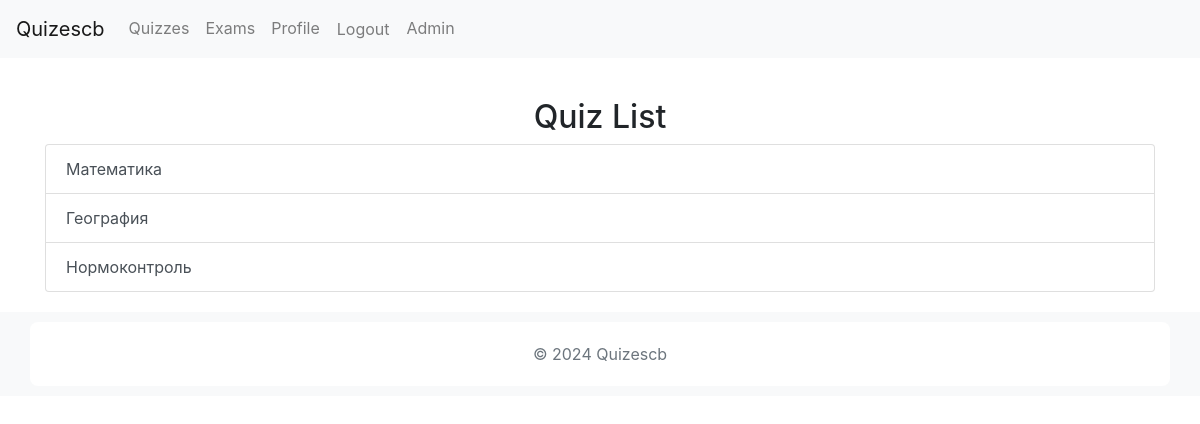
/quizzes/ (signed in), run on the app's committed database.
### quizzes/models.py (models this page shows, shortened)
class Quiz(models.Model):
    title = models.CharField(max_length=200)
    description = models.TextField()
    department = models.ForeignKey(Department, on_delete=models.CASCADE, null=True, blank=True)
    is_exam = models.BooleanField(default=False)  # Добавленное поле
    duration = models.IntegerField(default=10)  # Duration in minutes

### quizzes/views.py (the view)
# urls.py: path('', views.quiz_list, name='quiz_list'),
@login_required
def quiz_list(request):
    user = request.user
    try:
        user_profile = user.userprofile
        user_organization = user_profile.organization
        user_department = user_profile.department
    except UserProfile.DoesNotExist:
        messages.error(request, "Your profile is not set up correctly.")
        return redirect('profile')
    log_user_activity(user, "Viewed quiz list")
    if user_department:
        quiz_access = QuizAccess.objects.filter(organization=user_organization, department=user_department)
    else:
        quiz_access = QuizAccess.objects.filter(organization=user_organization, department__isnull=True)
    quizzes = Quiz.objects.filter(quizaccess__in=quiz_access).distinct()
    return render(request, 'quizzes/quiz_list.html', {'quizzes': quizzes})

### quizzes/views.py (called while the page is built)
def log_user_activity(user, activity):
    UserActivityLog.objects.create(user=user, activity=activity)

### quizzes/templates/quizzes/quiz_list.html
{% extends "quizzes/base.html" %}
{% block content %}
  <h2 class="text-center">Quiz List</h2>
  {% if quizzes %}
    <div class="list-group">
      {% for quiz in quizzes %}
        <a href="{% url 'quiz_detail' quiz.id %}" class="list-group-item list-group-item-action">
          {{ quiz.title }}
        </a>
      {% endfor %}
    </div>
  {% else %}
    <p class="text-center">No quizzes available.</p>
  {% endif %}
{% endblock %}

### quizzes/static/light.css (style rules this page uses)
body { background-color: #f8f9fa; color: #212529; font-family: Arial, sans-serif; }
h1, h2, h3, h4, h5, h6 { color: #212529; }

### data on the page
Quiz: title "Математика"
Quiz: title "География"
Quiz: title "Нормоконтроль"
